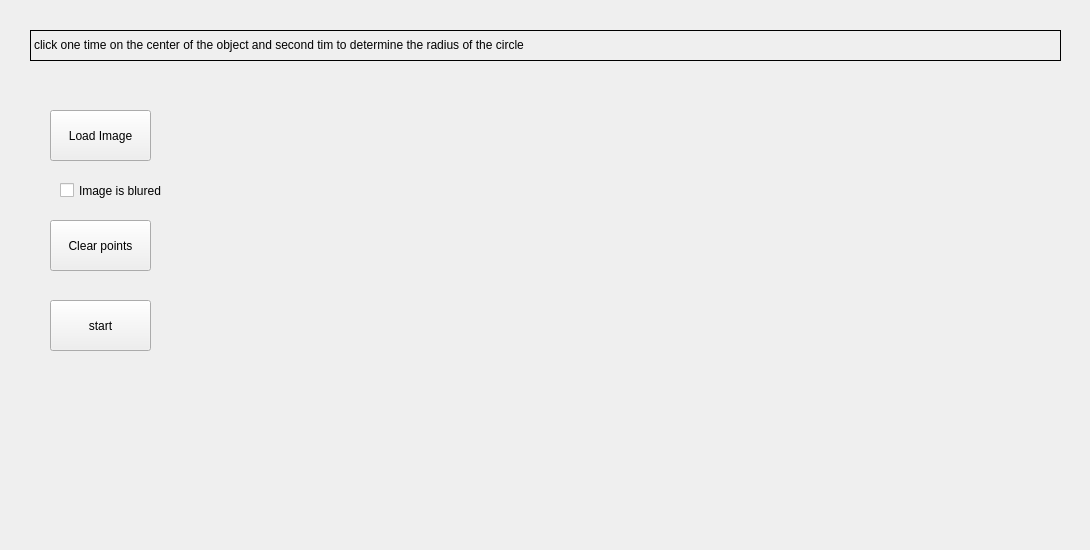
      <widget class="QWidget" name="tab">
       <attribute name="title">
        <string>Snake</string>
       </attribute>
       <widget class="QCustomPlot" name="snake" native="true">
        <property name="geometry">
         <rect>
          <x>340</x>
          <y>90</y>
          <width>741</width>
          <height>451</height>
         </rect>
        </property>
       </widget>
       <widget class="QPushButton" name="loadSnake">
        <property name="geometry">
         <rect>
          <x>50</x>
          <y>110</y>
          <width>101</width>
          <height>51</height>
         </rect>
        </property>
        <property name="text">
         <string>Load Image</string>
        </property>
       </widget>
       <widget class="QPushButton" name="start">
        <property name="geometry">
         <rect>
          <x>50</x>
          <y>300</y>
          <width>101</width>
          <height>51</height>
         </rect>
        </property>
        <property name="text">
         <string>start</string>
        </property>
       </widget>
       <widget class="QPushButton" name="clearBtn">
        <property name="geometry">
         <rect>
          <x>50</x>
          <y>220</y>
          <width>101</width>
          <height>51</height>
         </rect>
        </property>
        <property name="text">
         <string>Clear points</string>
        </property>
       </widget>
       <widget class="QCheckBox" name="checkBlurr">
        <property name="geometry">
         <rect>
          <x>60</x>
          <y>180</y>
          <width>161</width>
          <height>21</height>
         </rect>
        </property>
        <property name="styleSheet">
         <string notr="true">font: 15pt &quot;Ubuntu&quot;;
         </string>
        </property>
        <property name="text">
         <string>Image is blured</string>
        </property>
        <property name="iconSize">
         <size>
          <width>16</width>
          <height>20</height>
         </size>
        </property>
       </widget>
       <widget class="QLabel" name="label_29">
        <property name="geometry">
         <rect>
          <x>30</x>
          <y>30</y>
          <width>1031</width>
          <height>31</height>
         </rect>
        </property>
        <property name="styleSheet">
         <string notr="true">font: 18pt &quot;Ubuntu&quot;;</string>
        </property>
        <property name="frameShape">
         <enum>QFrame::Box</enum>
        </property>
        <property name="text">
         <string>click one time on the center of the object  and second tim to determine the radius of the circle</string>
        </property>
        <property name="textFormat">
         <enum>Qt::RichText</enum>
        </property>
        <property name="scaledContents">
         <bool>true</bool>
        </property>
        <property name="wordWrap">
         <bool>true</bool>
        </property>
       </widget>
      </widget>
